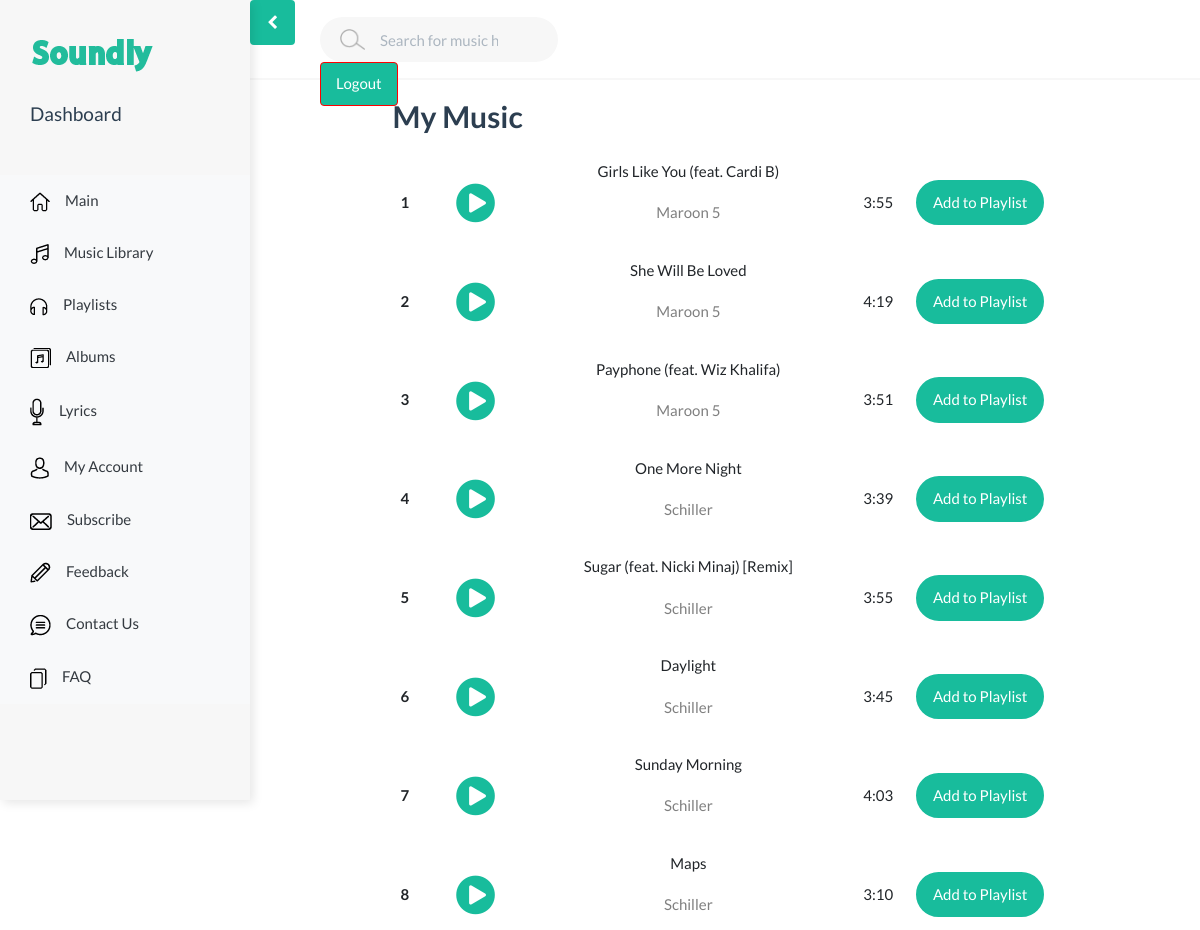
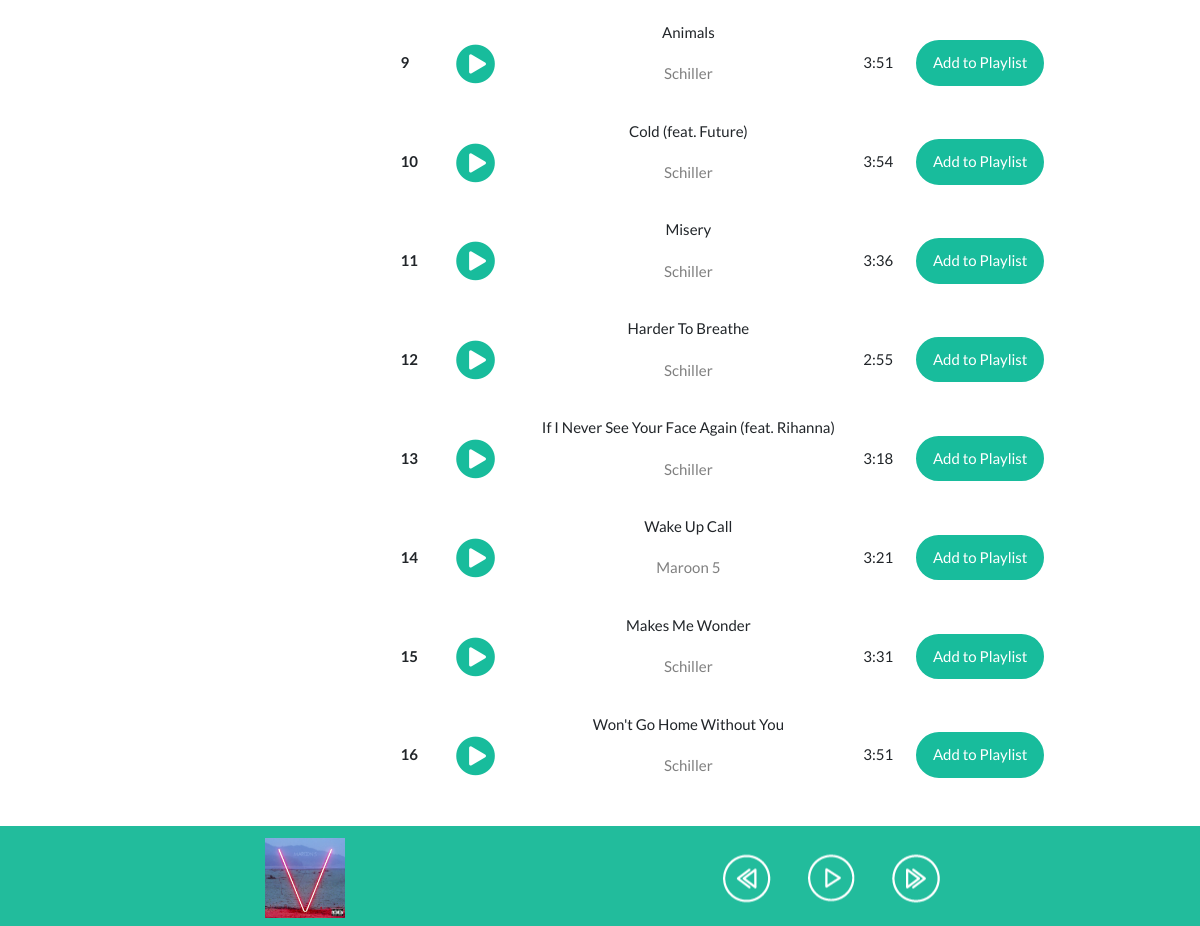
Page /songs.php (signed in) on the committed database (2 pictures, top to bottom).
### tables this page shows
CREATE TABLE `songs` (
  `id` int(11) NOT NULL,
  `title` varchar(250) NOT NULL,
  `duration` varchar(8) NOT NULL,
  `path` varchar(500) NOT NULL,
  `artist_id` int(10) DEFAULT NULL,
  `album_id` int(10) DEFAULT NULL,
  `playlist_id` int(11) DEFAULT NULL
);

CREATE TABLE `artists` (
  `id` int(11) NOT NULL,
  `name` varchar(255) NOT NULL
);

### Models/Song.php (called while the page is built, shortened)
<?php
class Song
{
    public function listSongs($db){
        $query = 'SELECT songs.*, artists.name FROM songs INNER JOIN artists ON artists.id = songs.artist_id';
        $sql = $db->prepare($query);
        $sql->execute();
        $songs = $sql->fetchAll(\PDO::FETCH_OBJ);
        return $songs;
    }
}

### songs.php (the view, shortened to what this page needs)
<?php
    require_once 'Models/Song.php';
    include 'view/header.php';
    $db = Database::getDb();
    $sg = new Song();
    if(isset($_POST['submitSearch'])){
        $searchkey = "%".$_POST['search']."%";
        $songs =  $sg->search($db, $searchkey);
    }
    else{
        $songs = $sg->listSongs($db);
    }
?>
    <h1>My Music</h1>
    <table class="table table-borderless table-hover text-center">
        <?php
        $i = 1;
        foreach ($songs as $m) {
        print '<tr>
                    <th scope="row">'.$i.'</th>
                    <td><button class="btn btn-link" onclick="setTrack('.$m->id.',tempPlayList,true);"><i class="fa fa-play-circle fa-3x"></i></button></td>
                    <td text-center>
                       '.$m->title.'
                        <p class="text-black-50">'.$m->name.'</p>
                    </td>
                    <td>'.$m->duration.'</td>
                    <td>
                      <form action="playlist.php" method="POST">
                        <button type="submit" name="add" class="btn btn-success rounded-btn">Add to Playlist</button>
                      </form>
                    </td>
                </tr>';
        $i++;
        }
        ?>
    </table>
 <?php
include 'view/footer.php';
?>

### css/style.css (style rules this page uses)
body { min-height: 100vh; overflow-x: hidden; }
h1, h2, h3, h4, h5, h6, p { margin: 2rem 0; }
h1 { font-size: 3rem; font-weight: bold; }
.rounded-btn { border-radius: 50px; }

### rows in the picture
songs: title "Girls Like You (feat. Cardi B)", artist.name "Maroon 5", duration "3:55"
songs: title "She Will Be Loved", artist.name "Maroon 5", duration "4:19"
songs: title "Payphone (feat. Wiz Khalifa)", artist.name "Maroon 5", duration "3:51"
songs: title "One More Night", artist.name "Schiller", duration "3:39"
songs: title "Sugar (feat. Nicki Minaj) [Remix]", artist.name "Schiller", duration "3:55"
songs: title "Daylight", artist.name "Schiller", duration "3:45"
songs: title "Sunday Morning", artist.name "Schiller", duration "4:03"
songs: title "Maps", artist.name "Schiller", duration "3:10"
songs: title "Animals", artist.name "Schiller", duration "3:51"
songs: title "Cold (feat. Future)", artist.name "Schiller", duration "3:54"
songs: title "Misery", artist.name "Schiller", duration "3:36"
songs: title "Harder To Breathe", artist.name "Schiller", duration "2:55"
songs: title "If I Never See Your Face Again (feat. Rihanna)", artist.name "Schiller", duration "3:18"
songs: title "Wake Up Call", artist.name "Maroon 5", duration "3:21"
songs: title "Makes Me Wonder", artist.name "Schiller", duration "3:31"
songs: title "Won't Go Home Without You", artist.name "Schiller", duration "3:51"
